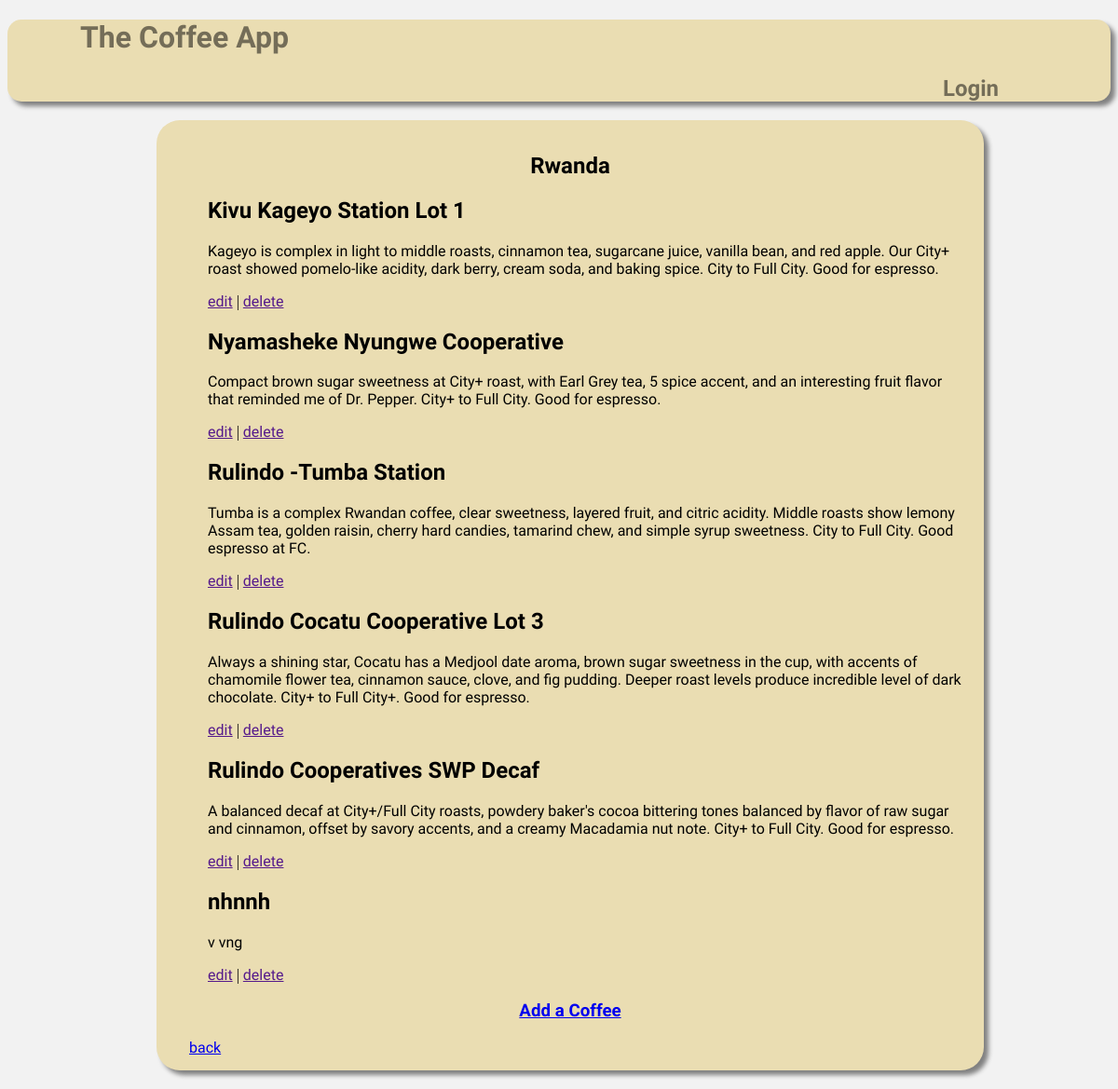
/show-origin/39, run on the app's committed database.
### database_setup.py (models this page shows)
class Origin(Base):
    __tablename__ = 'origin'
    id = Column(Integer, primary_key=True)
    name = Column(String(250), nullable=False)

class Coffee(Base):
    __tablename__ = 'coffee'
    id = Column(Integer, primary_key=True)
    name = Column(String(250), nullable=False)
    description = Column(String(250))
    origin_id = Column(Integer, ForeignKey('origin.id'))
    origin = relationship(Origin)

### project.py (the view)
@app.route('/show-origin/<int:origin_id>', methods=['GET', 'POST'])
def showOrigin(origin_id):
    origin = session.query(Origin).filter_by(id=origin_id).one()
    coffees = session.query(Coffee).filter_by(origin_id=origin_id
        ).order_by('name').all()
    if request.method == 'POST':
        pass
    return render_template('show-origin.html', origin=origin, coffees=coffees)

### templates/show-origin.html (shortened to what this page needs)
{% extends "main.html" %}
{% block content %}
<h2 class="sub-header">{{ origin.name }}</h2>
<ul>
  {% for coffee in coffees %}
  <li><h2>{{ coffee.name }}</h2></li>
    <p class="coffee-description">
      {{coffee.description}}
    </p>
  <a href="">edit</a> | <a href="">delete</a>
  {% endfor %}
</ul>
<a href="{{ url_for('addCoffeeFrom', origin_id=origin.id) }}" class="main-button"><h3>Add a Coffee</h3></a>
<a href="{{ url_for('showHomePage') }}" class="back-button">back</a>
{% endblock %}

### static/style.css (style rules this page uses)
* { box-sizing: border-box; }
ul { list-style-type: none; }
header, h1, h2 { font-family: 'Bungee Inline', cursive; }
a, .coffee-description { font-family: 'Comfortaa', cursive; }
.sub-header { text-align: center; }
.main-button { text-align: center; }
.back-button { margin: 20px; position: relative; }
body { background-color: #f2f2f2; }

### data on the page
Origin: name "Rwanda"
Coffee: name "Kivu Kageyo Station Lot 1", description "Kageyo is complex in light to middle roasts, cinnamon tea, sugarcane juice, vanilla bean, and red apple. Our City+ roast showed pomelo-like acidity, dark berry, cream soda, and baking spice. City to Full City. Good for espresso."
Coffee: name "Nyamasheke Nyungwe Cooperative", description "Compact brown sugar sweetness at City+ roast, with Earl Grey tea, 5 spice accent, and an interesting fruit flavor that reminded me of Dr. Pepper. City+ to Full City. Good for espresso."
Coffee: name "Rulindo -Tumba Station", description "Tumba is a complex Rwandan coffee, clear sweetness, layered fruit, and citric acidity. Middle roasts show lemony Assam tea, golden raisin, cherry hard candies, tamarind chew, and simple syrup sweetness. City to Full City. Good espresso at FC."
Coffee: name "Rulindo Cocatu Cooperative Lot 3", description "Always a shining star, Cocatu has a Medjool date aroma, brown sugar sweetness in the cup, with accents of chamomile flower tea, cinnamon sauce, clove, and fig pudding. Deeper roast levels produce incredible level of dark chocolate. City+ to Full City+. Good for espresso."
Coffee: name "Rulindo Cooperatives SWP Decaf", description "A balanced decaf at City+/Full City roasts, powdery baker's cocoa bittering tones balanced by flavor of raw sugar and cinnamon, offset by savory accents, and a creamy Macadamia nut note. City+ to Full City. Good for espresso."
Coffee: name "nhnnh", description "v vng"
